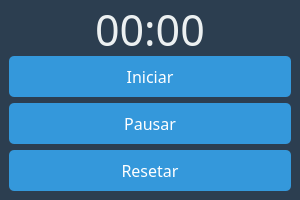
<?xml version="1.0" encoding="UTF-8"?>
<ui version="4.0">
 <class>MainWindow</class>
 <widget class="QMainWindow" name="MainWindow">
  <property name="geometry">
   <rect>
    <x>0</x>
    <y>0</y>
    <width>300</width>
    <height>200</height>
   </rect>
  </property>
  <property name="minimumSize">
   <size>
    <width>300</width>
    <height>200</height>
   </size>
  </property>
  <property name="maximumSize">
   <size>
    <width>300</width>
    <height>200</height>
   </size>
  </property>
  <property name="windowTitle">
   <string>MainWindow</string>
  </property>
  <property name="styleSheet">
   <string notr="true">QWidget {
background-color: #2c3e50;
}

QLabel {
color: #ecf0f1;
}

QPushButton{
background-color: #3498db;
padding: 10px;
color: white;
border: none;
border-radius: 5px;
}

QPushButton:hover {
background-color: #2980b9;
}

QPushButton:disabled {
background-color: #95a5a6;
}</string>
  </property>
  <widget class="QWidget" name="centralwidget">
   <layout class="QVBoxLayout" name="verticalLayout">
    <item alignment="Qt::AlignmentFlag::AlignHCenter">
     <widget class="QLabel" name="label_cronometro">
      <property name="font">
       <font>
        <family>Noto Sans</family>
        <pointsize>32</pointsize>
       </font>
      </property>
      <property name="text">
       <string>00:00</string>
      </property>
     </widget>
    </item>
    <item>
     <widget class="QPushButton" name="botao_iniciar">
      <property name="font">
       <font>
        <family>Noto Sans</family>
        <pointsize>12</pointsize>
       </font>
      </property>
      <property name="cursor">
       <cursorShape>PointingHandCursor</cursorShape>
      </property>
      <property name="text">
       <string>Iniciar</string>
      </property>
     </widget>
    </item>
    <item>
     <widget class="QPushButton" name="botao_pausar">
      <property name="font">
       <font>
        <family>Noto Sans</family>
        <pointsize>12</pointsize>
       </font>
      </property>
      <property name="cursor">
       <cursorShape>PointingHandCursor</cursorShape>
      </property>
      <property name="text">
       <string>Pausar</string>
      </property>
     </widget>
    </item>
    <item>
     <widget class="QPushButton" name="botao_resetar">
      <property name="font">
       <font>
        <family>Noto Sans</family>
        <pointsize>12</pointsize>
       </font>
      </property>
      <property name="cursor">
       <cursorShape>PointingHandCursor</cursorShape>
      </property>
      <property name="text">
       <string>Resetar</string>
      </property>
     </widget>
    </item>
   </layout>
  </widget>
 </widget>
 <resources/>
 <connections/>
</ui>
